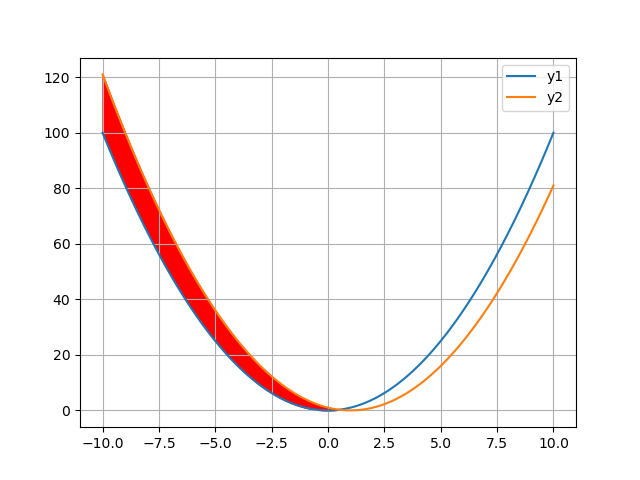

Reproduce this figure in Python.
import numpy as np
import matplotlib.pyplot as plt
        
x = np.linspace(-10, 10, 2000)
y1 = x**2
y2 = (x-1)**2
        
plt.plot(x, y1, label='y1')
plt.plot(x, y2, label='y2')
plt.fill_between(x, y1, y2, where=y1<y2, color='red')
plt.grid()
plt.legend()
plt.show()  

#show intersection points and their values
print('Intersection points:')
for i in range(len(x)):
    if y1[i] == y2[i]:
        print('x =', x[i], 'y =', y1[i])
